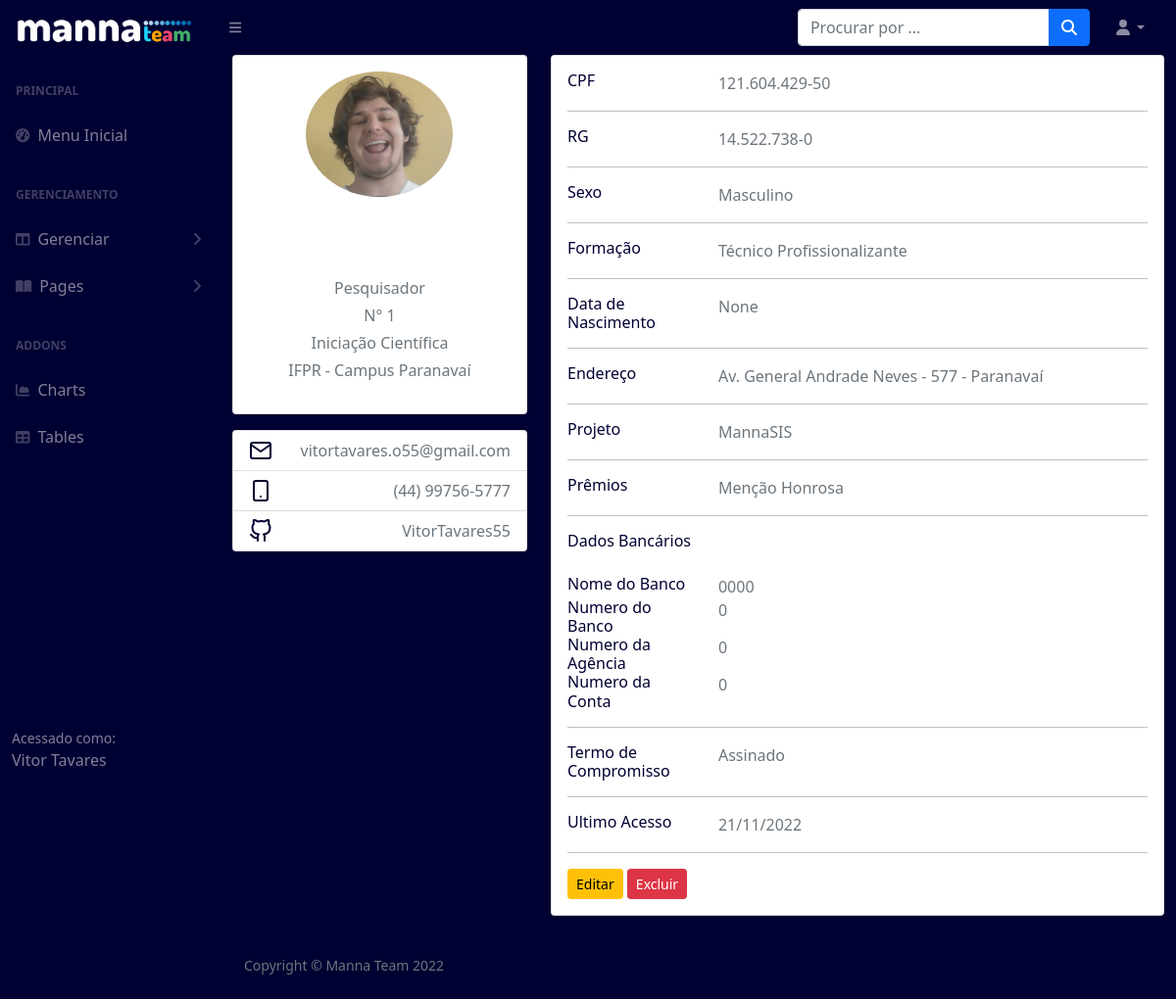
Page /Vitor Tavares de Oliveira on the earlier database version.
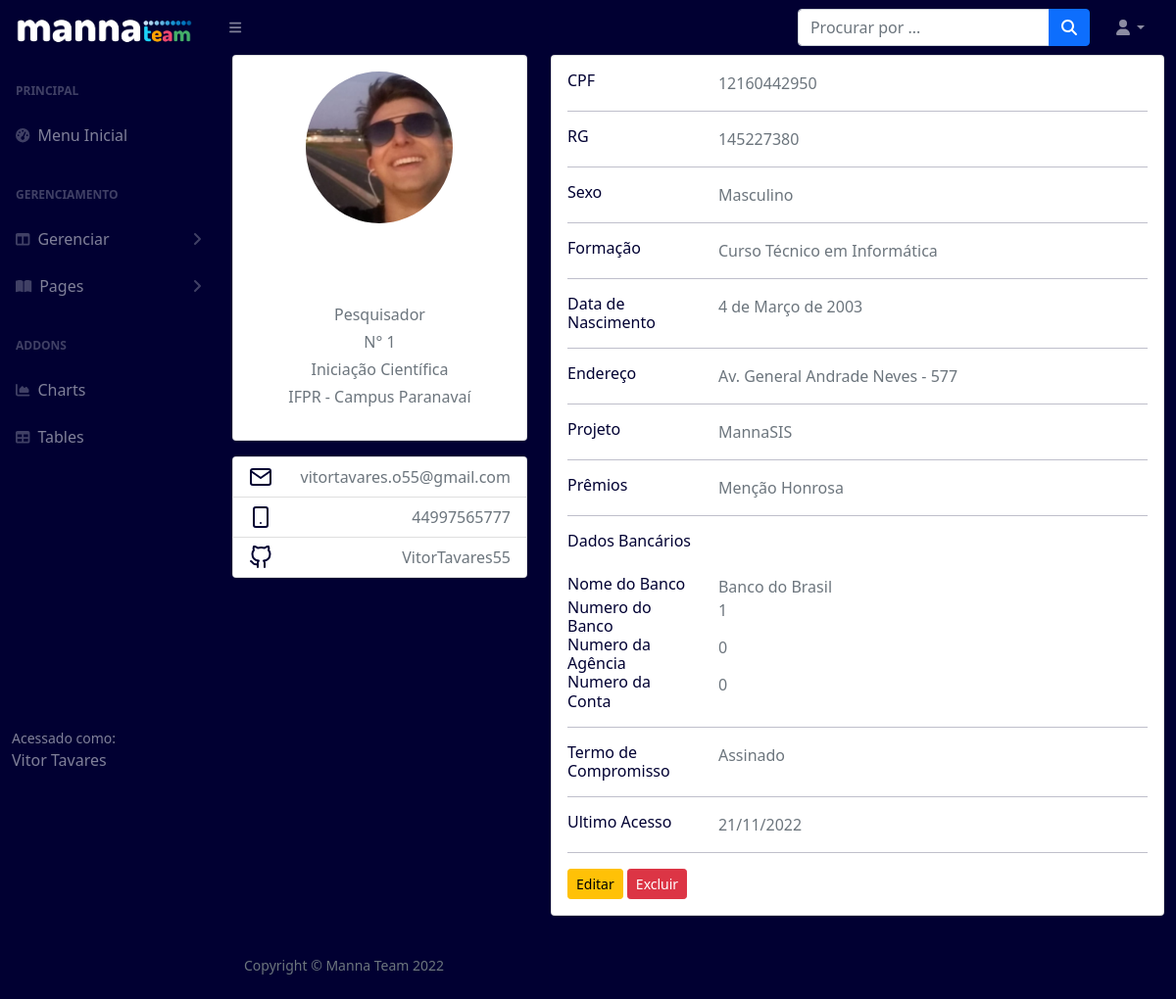
Same page on the later database version.
### pages/models.py (models this page shows, shortened)
class Member(models.Model):
    foto = models.ImageField('Foto', upload_to='static/uploads/photos/')
    nome = models.CharField('Nome Completo', max_length=50)
    categoria = models.CharField('Função',max_length=50)
    bolsa = models.CharField('Tipo de Bolsa', max_length=100)
    instituicao = models.CharField('Instituição', max_length=50)
    email = models.CharField('E-mail', max_length=50)
    fone = models.CharField('Celular(Sem pontuação)', max_length=50)
    git = models.CharField('Usuário Git', max_length=50)
    cpf = models.CharField('CPF(Sem pontuação)', max_length=11, validators=[MinLengthValidator(11)])
    rg = models.CharField('RG(Sem pontuação)', max_length=50)
    sexo = models.CharField('Sexo', max_length=50)
    formacao = models.CharField('Formação', max_length=50)
    dtnasc = models.DateField('Data de Nascimento', max_length=50)
    endereco = models.CharField('Endereço', max_length=50)
    projeto = models.CharField('Projeto Associado', max_length=50)
    premio = models.CharField('Prêmio Associado', max_length=50)
    nomeBanco = models.CharField('Nome do Banco', max_length=50)
    numeroBanco = models.CharField('Número do Banco', max_length=50)
    numeroAgencia = models.CharField('Número da Agência', max_length=50)
    numeroConta = models.CharField('Número da Conta', max_length=50)
    termoCompromisso = models.FileField('Termo de Compromisso', upload_to='static/uploads/termos/')
    termoCiencia = models.FileField('Termo de Ciência', upload_to='static/uploads/termos/')
    planoTrabalho = models.FileField('Plano de Trabalho', upload_to='static/uploads/termos/')
    acesso = models.CharField(max_length=50)
    ativo = models.BooleanField(default=True)

### pages/views.py (the view)
# urls.py: path('<member_nome>', views.memberprofile, name="membro"),
def memberprofile(request, member_nome):
    get=get_object_or_404(Member, nome=member_nome)
    return render(request,'pages/member-profile.html',{'member': get})

### pages/templates/pages/member-profile.html (shortened to what the changed rows need)
{% extends 'pages/base.html' %}
{% load static %}
{% block content %}
<div class="container">
    <div class="main-body">
          <div class="row gutters-sm">
            <div class="col-md-4 mb-3">
              <div class="card">
                <div class="card-body">
                  <div class="d-flex flex-column align-items-center text-center">
                    <img src="{{member.foto}}" class="rounded-circle" width="150">
                    <div class="mt-3">
                      <h4>{{member.nome}}</h4>
                      <p class="text-secondary mb-1">{{member.categoria}}</p>
                      <p class="text-secondary mb-1">N° {{member.id}}</p>
                      <p class="text-secondary mb-1">{{member.bolsa}}</p>
                      <p class="text-muted font-size-sm">{{member.instituicao}}</p>
                    </div>
                  </div>
                </div>
              </div>
              <div class="card mt-3">
                <ul class="list-group list-group-flush">
                  <li class="list-group-item d-flex justify-content-between align-items-center flex-wrap">
                    <h6 class="mb-0" data-feather="mail"></h6>
                    <span class="text-secondary">{{member.email}}</span>
                  </li>
                  <li class="list-group-item d-flex justify-content-between align-items-center flex-wrap">
                    <h6 class="mb-0" data-feather="smartphone"></h6>
                    <span class="text-secondary">{{member.fone}}</span>
                  </li>
                  <li class="list-group-item d-flex justify-content-between align-items-center flex-wrap">
                    <h6 class="mb-0" data-feather="github"></h6>
                    <span class="text-secondary">{{member.git}}</span>
                  </li>
                </ul>
              </div>
            </div>
            <div class="col-md-8">
              <div class="card mb-3">
                <div class="card-body">
                  <div class="row">
                    <div class="col-sm-3">
                      <h6 class="mb-0">CPF</h6>
                    </div>
                    <div class="col-sm-9 text-secondary">
                      {{member.cpf}}
                    </div>
                  </div>
                  <div class="row">
                    <div class="col-sm-3">
                      <h6 class="mb-0">RG</h6>
                    </div>
                    <div class="col-sm-9 text-secondary">
                      {{member.rg}}
                    </div>
                  </div>
                  <div class="row">
                    <div class="col-sm-3">
                      <h6 class="mb-0">Sexo</h6>
                    </div>
                    <div class="col-sm-9 text-secondary">
                      {{member.sexo}}
                    </div>
                  </div>
                  <div class="row">
                    <div class="col-sm-3">
                      <h6 class="mb-0">Formação</h6>
                    </div>
                    <div class="col-sm-9 text-secondary">
                      {{member.formacao}}
                    </div>
                  </div>
                  <div class="row">
                    <div class="col-sm-3">
                      <h6 class="mb-0">Data de Nascimento</h6>
                    </div>
                    <div class="col-sm-9 text-secondary">
                     {{member.dtnasc}}
                    </div>
                  </div>
                  <div class="row">
                    <div class="col-sm-3">
                      <h6 class="mb-0">Endereço</h6>
                    </div>
                    <div class="col-sm-9 text-secondary">
                      {{member.endereco}}
                    </div>
                  </div>
                  <div class="row">
                    <div class="col-sm-3">
                      <h6 class="mb-0">Projeto</h6>
                    </div>
                    <div class="col-sm-9 text-secondary">
                      {{member.projeto}}
                    </div>
                  </div>
                  <div class="row">
                    <div class="col-sm-3">
                      <h6 class="mb-0">Prêmios</h6>
                    </div>
                    <div class="col-sm-9 text-secondary">
                    {{member.premio}}
                    </div>
                  </div>
                  <br>
                  <div class="row">
                    <div class="col-sm-3">
                      <h6 class="mb-0">Nome do Banco</h6>
                    </div>
                    <div class="col-sm-9 text-secondary">
                      {{member.nomeBanco}}
                    </div>
                  </div>
                  <div class="row">
                    <div class="col-sm-3">
                      <h6 class="mb-0">Numero do Banco</h6>
                    </div>
                    <div class="col-sm-9 text-secondary">
                      {{member.numeroBanco}}
                    </div>
                  </div>
                  <div class="row">
                    <div class="col-sm-3">
                      <h6 class="mb-0">Numero da Agência</h6>
                    </div>
                    <div class="col-sm-9 text-secondary">
                      {{member.numeroAgencia}}
                    </div>
                  </div>
                  <div class="row">
                    <div class="col-sm-3">
                      <h6 class="mb-0">Numero da Conta</h6>
                    </div>
                    <div class="col-sm-9 text-secondary">
                      {{member.numeroConta}}
                    </div>
                  </div>
                </div>
              </div>
            </div>
          </div>
        </div>
    </div>
{% endblock %}

Differences in the rows shown:
changed Member "Pesquisador": foto: a different picture; fone "(44) 99756-5777" → "44997565777"; cpf "121.604.429-50" → "12160442950"; rg "14.522.738-0" → "145227380"; formacao "Técnico Profissionalizante" → "Curso Técnico em Informática"; dtnasc "None" → "4 de Março de 2003"; endereco "Av. General Andrade Neves - 577 - Paranavaí" → "Av. General Andrade Neves - 577"; nomeBanco "0000" → "Banco do Brasil"; numeroBanco "0" → "1"
